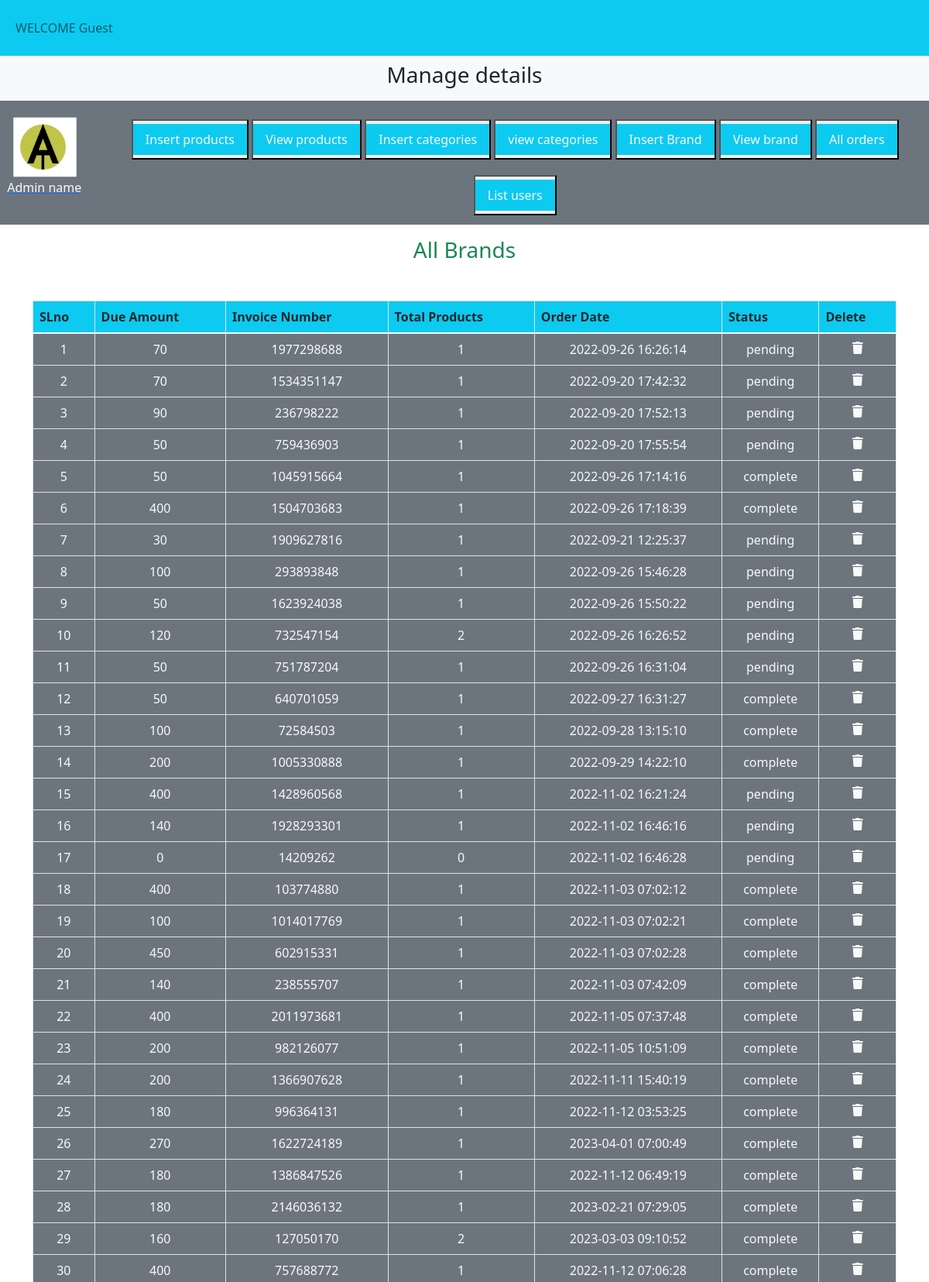
The page /admin_area/index.php?list_orders (upper part) on the database its author committed.
### tables this page shows
CREATE TABLE `user_orders` (
  `order_id` int(11) NOT NULL,
  `user_id` int(11) NOT NULL,
  `amount_due` int(255) NOT NULL,
  `invoice_number` int(255) NOT NULL,
  `total_products` int(255) NOT NULL,
  `order_date` timestamp NOT NULL DEFAULT current_timestamp() ON UPDATE current_timestamp(),
  `order_status` varchar(255) NOT NULL
);

### admin_area/list_orders.php (the view, shortened to what this page needs)
<h3 class="text-center text-success">All Brands</h3>
<table class="table table-bordered mt-5">
    <thead class="bg-info">
        <?php
        $get_orders="select * from `user_orders`";
        $result=mysqli_query($con,$get_orders);
        $row_count=mysqli_num_rows($result);
        echo " <tr>
        <th>SLno</th>
        <th>Due Amount</th>
        <th>Invoice Number</th>
        <th>Total Products</th>
        <th>Order Date</th>
        <th>Status</th>
        <th>Delete</th>
    </tr>
</thead>
<tbody class='bg-secondary text-light text-center'>";
if($row_count==0){
    echo "<h2 class='bg-danger text-center mt-5'> No orders Yet</h2>";
}
else{
    $number=0;
    while($row_data=mysqli_fetch_assoc($result)){
        $amount_due=$row_data['amount_due'];
        $invoice_number=$row_data['invoice_number'];
        $total_products=$row_data['total_products'];
        $order_date=$row_data['order_date'];
        $order_status=$row_data['order_status'];
        $number++;
        echo "
        <tr>
            <td>$number</td>
            <td>$amount_due</td>
            <td>$invoice_number</td>
            <td>$total_products</td>
            <td>$order_date</td>
            <td>$order_status</td>
            <td><a href='' class='text-light'><i class='fa-solid fa-trash'></i></td>
        </tr>";
    }
}
        ?>
    </tbody>
</table>

### h.css (style rules this page uses)
* { margin: 0; padding: 0; box-sizing: border-box; overflow-x: hidden; }

### rows shown on the page
user_orders: amount_due "70", invoice_number "1977298688", total_products "1", order_date "2022-09-26 16:26:14", order_status "pending"
user_orders: amount_due "70", invoice_number "1534351147", total_products "1", order_date "2022-09-20 17:42:32", order_status "pending"
user_orders: amount_due "90", invoice_number "236798222", total_products "1", order_date "2022-09-20 17:52:13", order_status "pending"
user_orders: amount_due "50", invoice_number "759436903", total_products "1", order_date "2022-09-20 17:55:54", order_status "pending"
user_orders: amount_due "50", invoice_number "1045915664", total_products "1", order_date "2022-09-26 17:14:16", order_status "complete"
user_orders: amount_due "400", invoice_number "1504703683", total_products "1", order_date "2022-09-26 17:18:39", order_status "complete"
user_orders: amount_due "30", invoice_number "1909627816", total_products "1", order_date "2022-09-21 12:25:37", order_status "pending"
user_orders: amount_due "100", invoice_number "293893848", total_products "1", order_date "2022-09-26 15:46:28", order_status "pending"
user_orders: amount_due "50", invoice_number "1623924038", total_products "1", order_date "2022-09-26 15:50:22", order_status "pending"
user_orders: amount_due "120", invoice_number "732547154", total_products "2", order_date "2022-09-26 16:26:52", order_status "pending"
user_orders: amount_due "50", invoice_number "751787204", total_products "1", order_date "2022-09-26 16:31:04", order_status "pending"
user_orders: amount_due "50", invoice_number "640701059", total_products "1", order_date "2022-09-27 16:31:27", order_status "complete"
user_orders: amount_due "100", invoice_number "72584503", total_products "1", order_date "2022-09-28 13:15:10", order_status "complete"
user_orders: amount_due "200", invoice_number "1005330888", total_products "1", order_date "2022-09-29 14:22:10", order_status "complete"
user_orders: amount_due "400", invoice_number "1428960568", total_products "1", order_date "2022-11-02 16:21:24", order_status "pending"
user_orders: amount_due "140", invoice_number "1928293301", total_products "1", order_date "2022-11-02 16:46:16", order_status "pending"
user_orders: amount_due "0", invoice_number "14209262", total_products "0", order_date "2022-11-02 16:46:28", order_status "pending"
user_orders: amount_due "400", invoice_number "103774880", total_products "1", order_date "2022-11-03 07:02:12", order_status "complete"
user_orders: amount_due "100", invoice_number "1014017769", total_products "1", order_date "2022-11-03 07:02:21", order_status "complete"
user_orders: amount_due "450", invoice_number "602915331", total_products "1", order_date "2022-11-03 07:02:28", order_status "complete"
user_orders: amount_due "140", invoice_number "238555707", total_products "1", order_date "2022-11-03 07:42:09", order_status "complete"
user_orders: amount_due "400", invoice_number "2011973681", total_products "1", order_date "2022-11-05 07:37:48", order_status "complete"
user_orders: amount_due "200", invoice_number "982126077", total_products "1", order_date "2022-11-05 10:51:09", order_status "complete"
user_orders: amount_due "200", invoice_number "1366907628", total_products "1", order_date "2022-11-11 15:40:19", order_status "complete"
user_orders: amount_due "180", invoice_number "996364131", total_products "1", order_date "2022-11-12 03:53:25", order_status "complete"
user_orders: amount_due "270", invoice_number "1622724189", total_products "1", order_date "2023-04-01 07:00:49", order_status "complete"
user_orders: amount_due "180", invoice_number "1386847526", total_products "1", order_date "2022-11-12 06:49:19", order_status "complete"
user_orders: amount_due "180", invoice_number "2146036132", total_products "1", order_date "2023-02-21 07:29:05", order_status "complete"
user_orders: amount_due "160", invoice_number "127050170", total_products "2", order_date "2023-03-03 09:10:52", order_status "complete"
user_orders: amount_due "400", invoice_number "757688772", total_products "1", order_date "2022-11-12 07:06:28", order_status "complete"
